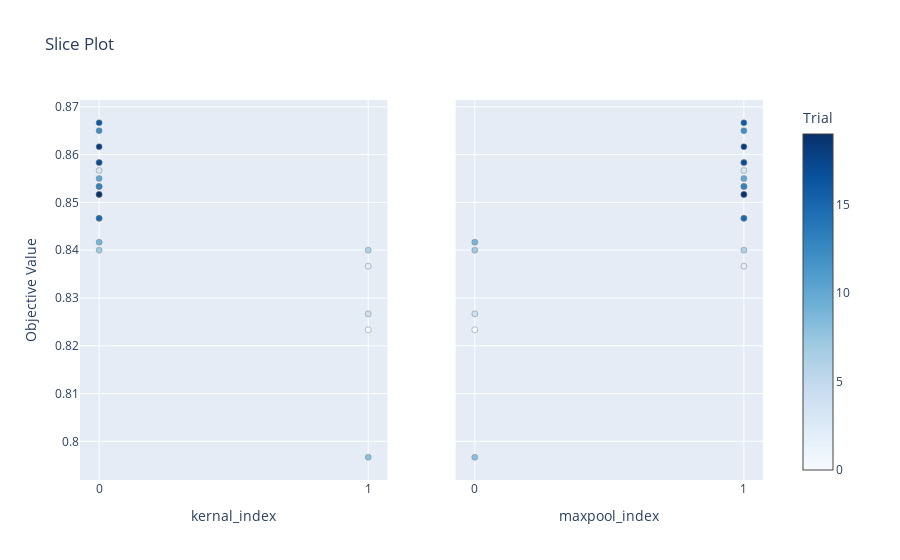

This figure's notebook cell:
### Code cell
optuna.visualization.plot_slice(study)

### Figure 1 — Plotly figure (JSON) as saved in the notebook; plotly's stock layout.template omitted (floating-point values rounded to 4 significant figures)
{"data": [{"marker": {"color": [0, 1, 2, 3, 4, 5, 6, 7, 8, 9, 10, 11, 12, 13, 14, 15, 16, 17, 18, 19], "colorbar": {"title": {"text": "Trial"}, "x": 1, "xpad": 40}, "colorscale": [[0, "rgb(247,251,255)"], [0.125, "rgb(222,235,247)"], [0.25, "rgb(198,219,239)"], [0.375, "rgb(158,202,225)"], [0.5, "rgb(107,174,214)"], [0.625, "rgb(66,146,198)"], [0.75, "rgb(33,113,181)"], [0.875, "rgb(8,81,156)"], [1, "rgb(8,48,107)"]], "line": {"color": "Grey", "width": 0.5}, "showscale": true}, "mode": "markers", "name": "Feasible Trial", "showlegend": false, "type": "scatter", "x": [1, 0, 1, 0, 1, 0, 1, 0, 1, 0, 0, 0, 0, 0, 0, 0, 0, 0, 0, 0], "xaxis": "x", "y": [0.8233, 0.8583, 0.8367, 0.8567, 0.8267, 0.8467, 0.84, 0.84, 0.7967, 0.8417, 0.855, 0.8533, 0.865, 0.8533, 0.8517, 0.8467, 0.8667, 0.8583, 0.8617, 0.8517], "yaxis": "y"}, {"marker": {"color": [0, 1, 2, 3, 4, 5, 6, 7, 8, 9, 10, 11, 12, 13, 14, 15, 16, 17, 18, 19], "colorbar": {"title": {"text": "Trial"}, "x": 1, "xpad": 40}, "colorscale": [[0, "rgb(247,251,255)"], [0.125, "rgb(222,235,247)"], [0.25, "rgb(198,219,239)"], [0.375, "rgb(158,202,225)"], [0.5, "rgb(107,174,214)"], [0.625, "rgb(66,146,198)"], [0.75, "rgb(33,113,181)"], [0.875, "rgb(8,81,156)"], [1, "rgb(8,48,107)"]], "line": {"color": "Grey", "width": 0.5}, "showscale": false}, "mode": "markers", "name": "Feasible Trial", "showlegend": false, "type": "scatter", "x": [0, 1, 1, 1, 0, 1, 1, 0, 0, 0, 1, 1, 1, 1, 1, 1, 1, 1, 1, 1], "xaxis": "x2", "y": [0.8233, 0.8583, 0.8367, 0.8567, 0.8267, 0.8467, 0.84, 0.84, 0.7967, 0.8417, 0.855, 0.8533, 0.865, 0.8533, 0.8517, 0.8467, 0.8667, 0.8583, 0.8617, 0.8517], "yaxis": "y2"}], "layout": {"title": {"text": "Slice Plot"}, "xaxis": {"anchor": "y", "categoryarray": [0, 1], "categoryorder": "array", "domain": [0, 0.45], "title": {"text": "kernal_index"}, "type": "category"}, "xaxis2": {"anchor": "y2", "categoryarray": [0, 1], "categoryorder": "array", "domain": [0.55, 1], "title": {"text": "maxpool_index"}, "type": "category"}, "yaxis": {"anchor": "x", "domain": [0, 1], "title": {"text": "Objective Value"}}, "yaxis2": {"anchor": "x2", "domain": [0, 1], "matches": "y", "showticklabels": false}}}
